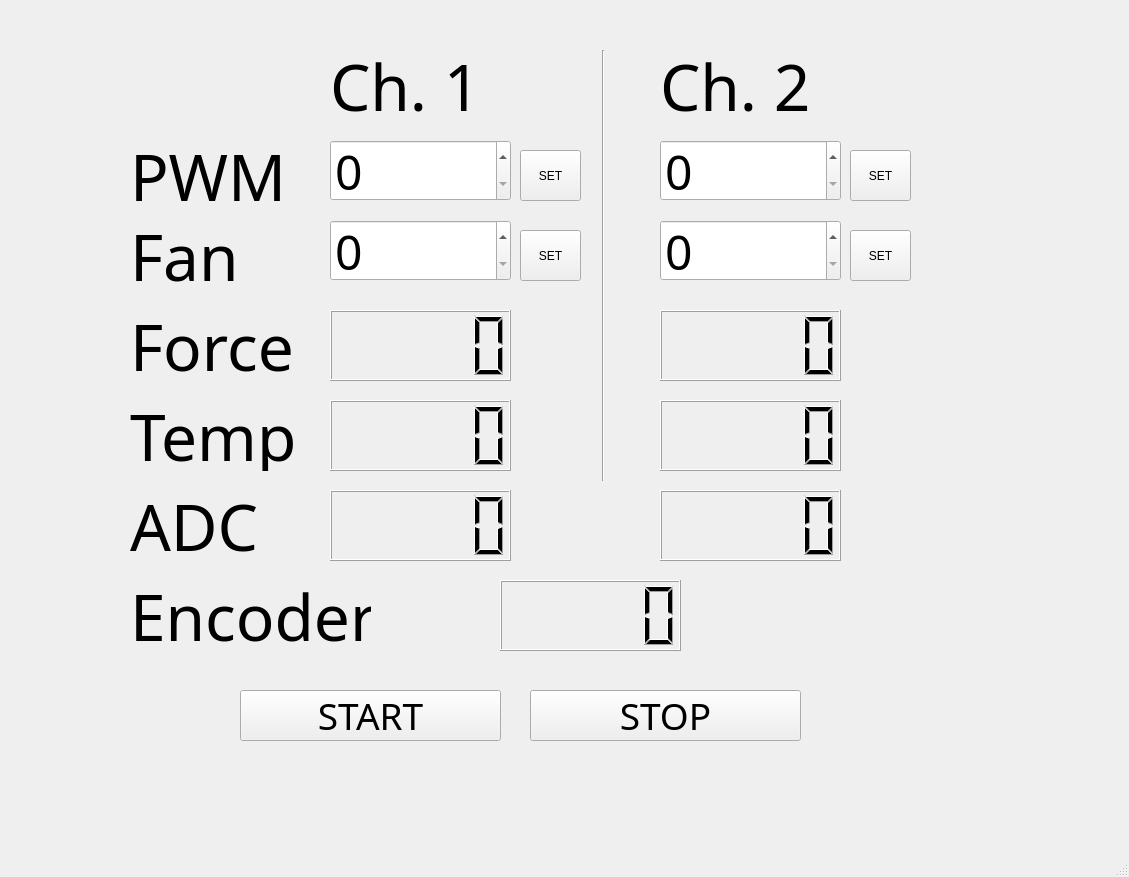
<?xml version="1.0" encoding="UTF-8"?>
<ui version="4.0">
 <class>MainWindow</class>
 <widget class="QMainWindow" name="MainWindow">
  <property name="geometry">
   <rect>
    <x>0</x>
    <y>0</y>
    <width>1129</width>
    <height>877</height>
   </rect>
  </property>
  <property name="windowTitle">
   <string>MainWindow</string>
  </property>
  <widget class="QWidget" name="centralwidget">
   <widget class="QLCDNumber" name="Force_1">
    <property name="geometry">
     <rect>
      <x>330</x>
      <y>310</y>
      <width>181</width>
      <height>71</height>
     </rect>
    </property>
   </widget>
   <widget class="QLCDNumber" name="Force_2">
    <property name="geometry">
     <rect>
      <x>660</x>
      <y>310</y>
      <width>181</width>
      <height>71</height>
     </rect>
    </property>
   </widget>
   <widget class="QLCDNumber" name="Temp_1">
    <property name="geometry">
     <rect>
      <x>330</x>
      <y>400</y>
      <width>181</width>
      <height>71</height>
     </rect>
    </property>
   </widget>
   <widget class="QLCDNumber" name="Temp_2">
    <property name="geometry">
     <rect>
      <x>660</x>
      <y>400</y>
      <width>181</width>
      <height>71</height>
     </rect>
    </property>
   </widget>
   <widget class="QLCDNumber" name="Encoder_1">
    <property name="geometry">
     <rect>
      <x>500</x>
      <y>580</y>
      <width>181</width>
      <height>71</height>
     </rect>
    </property>
   </widget>
   <widget class="QLCDNumber" name="ADC_1">
    <property name="geometry">
     <rect>
      <x>330</x>
      <y>490</y>
      <width>181</width>
      <height>71</height>
     </rect>
    </property>
   </widget>
   <widget class="QLCDNumber" name="ADC_2">
    <property name="geometry">
     <rect>
      <x>660</x>
      <y>490</y>
      <width>181</width>
      <height>71</height>
     </rect>
    </property>
   </widget>
   <widget class="QLabel" name="label">
    <property name="geometry">
     <rect>
      <x>130</x>
      <y>140</y>
      <width>171</width>
      <height>71</height>
     </rect>
    </property>
    <property name="font">
     <font>
      <family>3ds</family>
      <pointsize>48</pointsize>
     </font>
    </property>
    <property name="text">
     <string>PWM</string>
    </property>
   </widget>
   <widget class="QLabel" name="label_2">
    <property name="geometry">
     <rect>
      <x>130</x>
      <y>310</y>
      <width>171</width>
      <height>71</height>
     </rect>
    </property>
    <property name="font">
     <font>
      <family>3ds</family>
      <pointsize>48</pointsize>
     </font>
    </property>
    <property name="text">
     <string>Force</string>
    </property>
   </widget>
   <widget class="QLabel" name="label_3">
    <property name="geometry">
     <rect>
      <x>130</x>
      <y>400</y>
      <width>171</width>
      <height>71</height>
     </rect>
    </property>
    <property name="font">
     <font>
      <family>3ds</family>
      <pointsize>48</pointsize>
     </font>
    </property>
    <property name="text">
     <string>Temp</string>
    </property>
   </widget>
   <widget class="QLabel" name="label_4">
    <property name="geometry">
     <rect>
      <x>130</x>
      <y>490</y>
      <width>171</width>
      <height>71</height>
     </rect>
    </property>
    <property name="font">
     <font>
      <family>3ds</family>
      <pointsize>48</pointsize>
     </font>
    </property>
    <property name="text">
     <string>ADC</string>
    </property>
   </widget>
   <widget class="QLabel" name="label_5">
    <property name="geometry">
     <rect>
      <x>130</x>
      <y>580</y>
      <width>241</width>
      <height>71</height>
     </rect>
    </property>
    <property name="font">
     <font>
      <family>3ds</family>
      <pointsize>48</pointsize>
     </font>
    </property>
    <property name="text">
     <string>Encoder</string>
    </property>
   </widget>
   <widget class="QPushButton" name="pushButton">
    <property name="geometry">
     <rect>
      <x>520</x>
      <y>150</y>
      <width>61</width>
      <height>51</height>
     </rect>
    </property>
    <property name="text">
     <string>SET</string>
    </property>
   </widget>
   <widget class="QPushButton" name="pushButton_2">
    <property name="geometry">
     <rect>
      <x>850</x>
      <y>150</y>
      <width>61</width>
      <height>51</height>
     </rect>
    </property>
    <property name="text">
     <string>SET</string>
    </property>
   </widget>
   <widget class="QSpinBox" name="PWM_B">
    <property name="geometry">
     <rect>
      <x>330</x>
      <y>140</y>
      <width>181</width>
      <height>61</height>
     </rect>
    </property>
    <property name="font">
     <font>
      <family>3ds</family>
      <pointsize>36</pointsize>
     </font>
    </property>
   </widget>
   <widget class="QSpinBox" name="PWM_T">
    <property name="geometry">
     <rect>
      <x>660</x>
      <y>140</y>
      <width>181</width>
      <height>61</height>
     </rect>
    </property>
    <property name="font">
     <font>
      <family>3ds</family>
      <pointsize>36</pointsize>
     </font>
    </property>
   </widget>
   <widget class="QLabel" name="label_6">
    <property name="geometry">
     <rect>
      <x>330</x>
      <y>50</y>
      <width>181</width>
      <height>71</height>
     </rect>
    </property>
    <property name="font">
     <font>
      <family>3ds</family>
      <pointsize>48</pointsize>
     </font>
    </property>
    <property name="text">
     <string>Ch. 1</string>
    </property>
   </widget>
   <widget class="QLabel" name="label_7">
    <property name="geometry">
     <rect>
      <x>660</x>
      <y>50</y>
      <width>181</width>
      <height>71</height>
     </rect>
    </property>
    <property name="font">
     <font>
      <family>3ds</family>
      <pointsize>48</pointsize>
     </font>
    </property>
    <property name="text">
     <string>Ch. 2</string>
    </property>
   </widget>
   <widget class="Line" name="line">
    <property name="geometry">
     <rect>
      <x>593</x>
      <y>50</y>
      <width>20</width>
      <height>431</height>
     </rect>
    </property>
    <property name="orientation">
     <enum>Qt::Vertical</enum>
    </property>
   </widget>
   <widget class="QLabel" name="label_8">
    <property name="geometry">
     <rect>
      <x>130</x>
      <y>220</y>
      <width>171</width>
      <height>71</height>
     </rect>
    </property>
    <property name="font">
     <font>
      <family>3ds</family>
      <pointsize>48</pointsize>
     </font>
    </property>
    <property name="text">
     <string>Fan</string>
    </property>
   </widget>
   <widget class="QSpinBox" name="Fan_B">
    <property name="geometry">
     <rect>
      <x>330</x>
      <y>220</y>
      <width>181</width>
      <height>61</height>
     </rect>
    </property>
    <property name="font">
     <font>
      <family>3ds</family>
      <pointsize>36</pointsize>
     </font>
    </property>
   </widget>
   <widget class="QPushButton" name="pushButton_3">
    <property name="geometry">
     <rect>
      <x>850</x>
      <y>230</y>
      <width>61</width>
      <height>51</height>
     </rect>
    </property>
    <property name="text">
     <string>SET</string>
    </property>
   </widget>
   <widget class="QPushButton" name="pushButton_4">
    <property name="geometry">
     <rect>
      <x>520</x>
      <y>230</y>
      <width>61</width>
      <height>51</height>
     </rect>
    </property>
    <property name="text">
     <string>SET</string>
    </property>
   </widget>
   <widget class="QSpinBox" name="Fan_T">
    <property name="geometry">
     <rect>
      <x>660</x>
      <y>220</y>
      <width>181</width>
      <height>61</height>
     </rect>
    </property>
    <property name="font">
     <font>
      <family>3ds</family>
      <pointsize>36</pointsize>
     </font>
    </property>
   </widget>
   <widget class="QPushButton" name="Start">
    <property name="geometry">
     <rect>
      <x>240</x>
      <y>690</y>
      <width>261</width>
      <height>51</height>
     </rect>
    </property>
    <property name="font">
     <font>
      <family>3ds</family>
      <pointsize>28</pointsize>
     </font>
    </property>
    <property name="text">
     <string>START</string>
    </property>
   </widget>
   <widget class="QPushButton" name="Stop">
    <property name="geometry">
     <rect>
      <x>530</x>
      <y>690</y>
      <width>271</width>
      <height>51</height>
     </rect>
    </property>
    <property name="font">
     <font>
      <family>3ds</family>
      <pointsize>28</pointsize>
     </font>
    </property>
    <property name="text">
     <string>STOP</string>
    </property>
   </widget>
  </widget>
  <widget class="QMenuBar" name="menubar">
   <property name="geometry">
    <rect>
     <x>0</x>
     <y>0</y>
     <width>1129</width>
     <height>21</height>
    </rect>
   </property>
  </widget>
  <widget class="QStatusBar" name="statusbar"/>
 </widget>
 <resources/>
 <connections/>
</ui>
